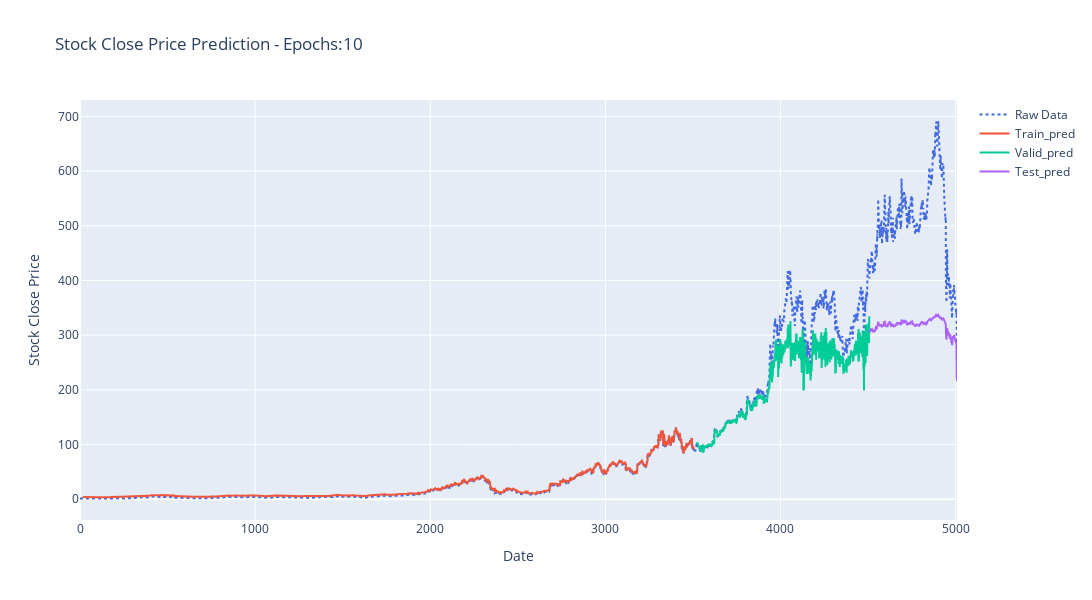

The code cell stored with this chart in its notebook:
### Code cell
date_buttons = [
{'count': 28, 'label': "4WTD", 'step': "day", 'stepmode': "todate"},
{'count': 6, 'label': "6MTD", 'step': "month", 'stepmode': "todate"},
{'count': 1, 'label': "YTD", 'step': "year", 'stepmode': "todate"}]

fig = go.Figure()
fig.add_trace(go.Scatter(x=df.index, y=df["Close"], mode='lines',name='Raw Data',line = dict(color='royalblue', width=2, dash='dot')))

fig.add_trace(go.Scatter(x=df_pred_train.index, y=df_pred_train["Close"], mode='lines', name='Train_pred'))

fig.add_trace(go.Scatter(x=df_pred_valid.index, y=df_pred_valid["Close"], mode='lines',name='Valid_pred'))

fig.add_trace(go.Scatter(x=df_pred_test.index, y=df_pred_test["Close"], mode='lines',name='Test_pred'))


fig.update_layout(title="Stock Close Price Prediction - Epochs:10",
                   xaxis_title="Date",
                   yaxis_title="Stock Close Price")

fig.update_layout( {"xaxis":
                            {"rangeselector":
                                 {"buttons": date_buttons} } } )

fig.update_layout(autosize=False, width=1400, height=600)

fig.show()

### Figure 1 — Plotly figure (JSON) as saved in the notebook; plotly's stock layout.template omitted (floating-point values rounded to 4 significant figures; data arrays with more than 128 entries replaced by an {"elided": "..."} marker saying what was removed)
{"data": [{"line": {"color": "royalblue", "dash": "dot", "width": 2}, "mode": "lines", "name": "Raw Data", "type": "scatter", "x": {"elided": "5009 int values"}, "y": {"elided": "5009 float values"}}, {"mode": "lines", "name": "Train_pred", "type": "scatter", "x": {"elided": "3490 int values"}, "y": {"elided": "3490 float values"}}, {"mode": "lines", "name": "Valid_pred", "type": "scatter", "x": {"elided": "986 int values"}, "y": {"elided": "986 float values"}}, {"mode": "lines", "name": "Test_pred", "type": "scatter", "x": {"elided": "501 int values"}, "y": {"elided": "501 float values"}}], "layout": {"autosize": false, "height": 600, "title": {"text": "Stock Close Price Prediction - Epochs:10"}, "width": 1400, "xaxis": {"rangeselector": {"buttons": [{"count": 28, "label": "4WTD", "step": "day", "stepmode": "todate"}, {"count": 6, "label": "6MTD", "step": "month", "stepmode": "todate"}, {"count": 1, "label": "YTD", "step": "year", "stepmode": "todate"}]}, "title": {"text": "Date"}}, "yaxis": {"title": {"text": "Stock Close Price"}}}}
